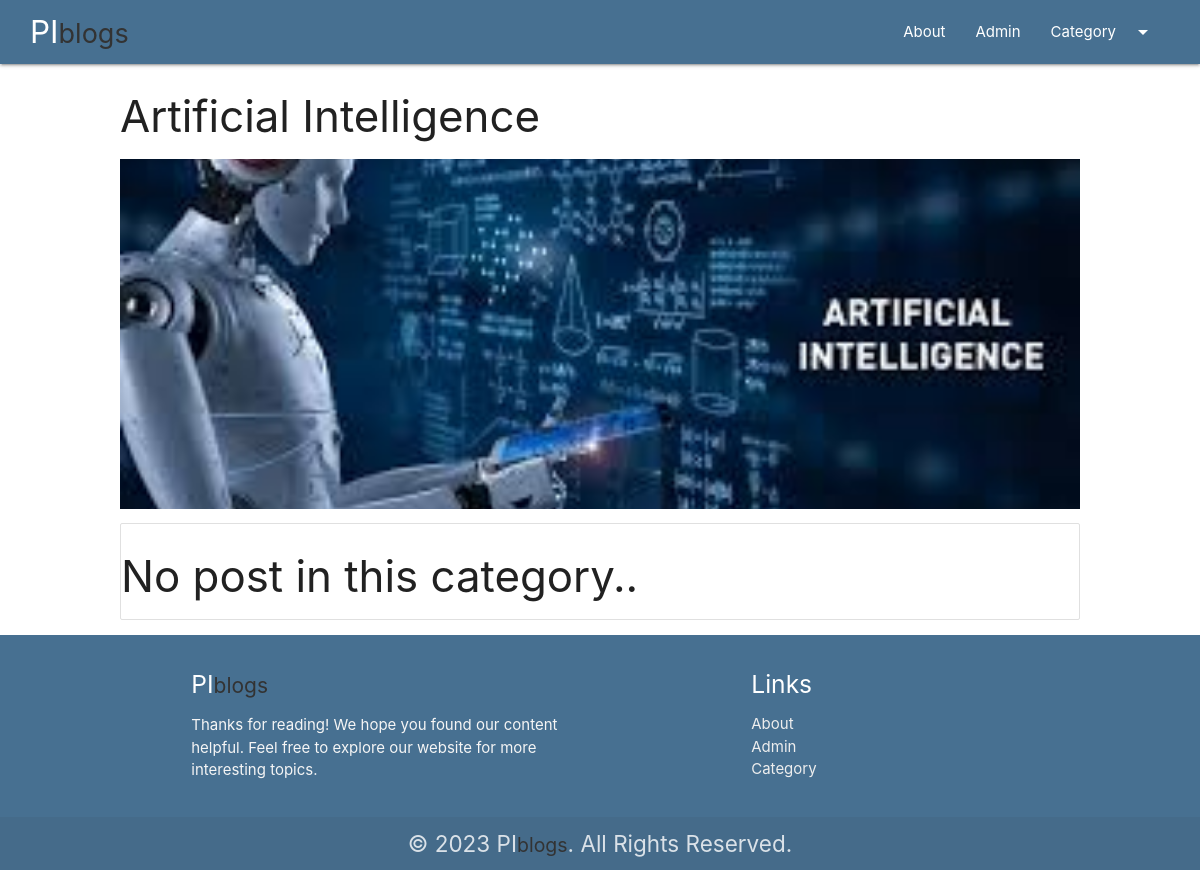
Page /category/AI on the committed database.
### blog/models.py (models this page shows, shortened)
class Category(models.Model):
    cat_id=models.AutoField(primary_key=True)
    title=models.CharField(max_length=100)
    description=models.TextField()
    url=models.CharField(max_length=100)
    image=models.ImageField(upload_to='categiry/')
    add_date=models.DateTimeField(auto_now_add=True, null=True)

### blog/views.py (the view)
# urls.py: path('category/<slug:url>',category),
def category(request,url):
    cat= Category.objects.get(url=url)
    posts=Post.objects.filter(cat=cat)
    return render(request, "category.html", {'cat':cat, 'posts' : posts})

### template/category.html (shortened to what this page needs)
{%extends 'base.html'%}
{%block content%}
<div class="container-custom">
    <h3>{{cat.title}}</h3>
    <div class="img-conatiner" >
        <img src="/media/{{cat.image}}" alt="" class="responsive-img" style="max-height: 350px; width: 100%; object-fit: cover;" >
    </div>
    <div class="collection" >
        {%for p in posts%}
        <a href="/blog/{{p.url}}" class="collection-item">{{p.title}}</a>
        {% empty %}
        <h3>No post in this category..</h3>
        {%endfor%}
    </div>
</div>
{%endblock%}

### blog/static/css/style.css (style rules this page uses)
.container-custom { width: 80%; margin: auto; }

### rows in the picture
Category: title "Artificial Intelligence", image (picture)
